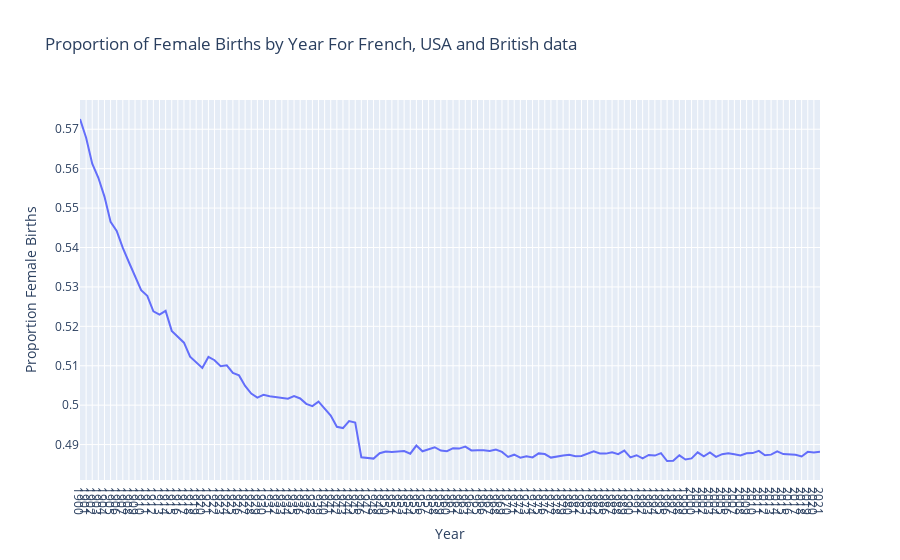

Notebook code for this chart:
### Code cell
# For French, USA and British data

# Group the data by year and compute the proportion of female births
prop_female = df_total.groupby(['year', 'gender']).sum()
prop_female = prop_female.unstack('gender')
prop_female = prop_female['count']['F'] / (prop_female['count']['F'] + prop_female['count']['M'])

# Plot the data
fig = px.line(prop_female, x=prop_female.index, y=prop_female.values, title='Proportion of Female Births by Year For French, USA and British data')
fig.update_layout(xaxis_title='Year', yaxis_title='Proportion Female Births', xaxis_tickmode='linear')
fig.show()
